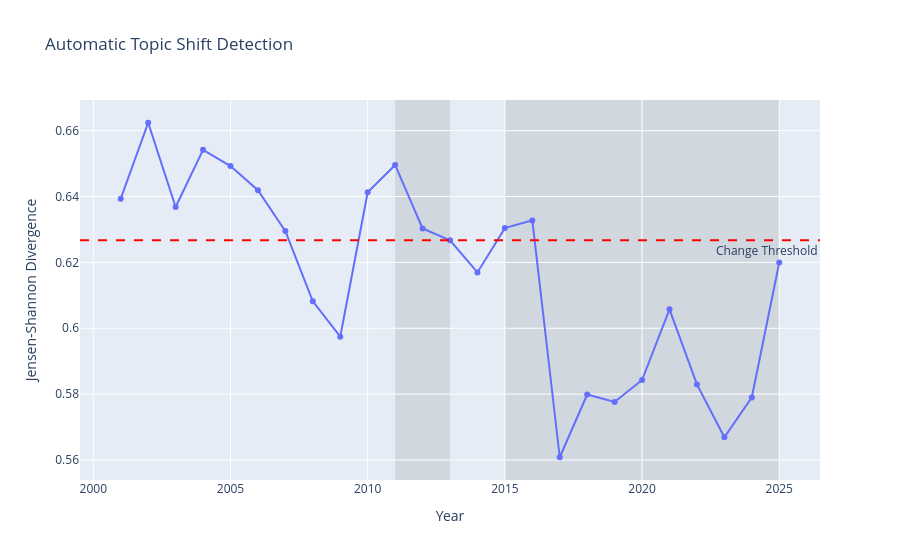

The notebook cell saved with this chart:
### Code cell
import plotly.express as px
import pandas as pd

# Prepare divergence data in a DataFrame
div_df = pd.DataFrame({
    'Year': valid_years[1:],  # Divergences correspond to year changes starting from the second valid year
    'Divergence': divergences
})

# Create a line plot for term distribution divergences over years with markers
fig = px.line(div_df, x='Year', y='Divergence',
              title='Automatic Topic Shift Detection',
              markers=True)

# Add a horizontal line for the divergence threshold
fig.add_hline(y=threshold, line_dash="dash", line_color="red",
              annotation_text="Change Threshold", annotation_position="bottom right")

# Create vertical spans for each detected window using layout shapes
shapes = []
for window in windows:
    shapes.append({
        'type': 'rect',
        'xref': 'x',
        'yref': 'paper',
        'x0': window['start'],
        'x1': window['end'],
        'y0': 0,
        'y1': 1,
        'fillcolor': 'gray',
        'opacity': 0.2,
        'layer': 'below',
        'line': {'width': 0},
    })

fig.update_layout(
    shapes=shapes,
    xaxis_title='Year',
    yaxis_title='Jensen-Shannon Divergence'
)

fig.show()

### Figure 1 — Plotly figure (JSON) as saved in the notebook; plotly's stock layout.template omitted (floating-point values rounded to 4 significant figures)
{"data": [{"hovertemplate": "Year=%{x}<br>Divergence=%{y}<extra></extra>", "legendgroup": "", "line": {"color": "#636efa", "dash": "solid"}, "marker": {"symbol": "circle"}, "mode": "lines+markers", "name": "", "orientation": "v", "showlegend": false, "type": "scatter", "x": [2001, 2002, 2003, 2004, 2005, 2006, 2007, 2008, 2009, 2010, 2011, 2012, 2013, 2014, 2015, 2016, 2017, 2018, 2019, 2020, 2021, 2022, 2023, 2024, 2025], "xaxis": "x", "y": [0.6393, 0.6624, 0.6368, 0.6542, 0.6492, 0.6419, 0.6295, 0.6082, 0.5974, 0.6413, 0.6496, 0.6303, 0.6267, 0.617, 0.6304, 0.6328, 0.5608, 0.5799, 0.5776, 0.5843, 0.6058, 0.583, 0.5669, 0.579, 0.62], "yaxis": "y"}], "layout": {"annotations": [{"showarrow": false, "text": "Change Threshold", "x": 1, "xanchor": "right", "xref": "x domain", "y": 0.6267, "yanchor": "top", "yref": "y"}], "legend": {"tracegroupgap": 0}, "shapes": [{"line": {"color": "red", "dash": "dash"}, "type": "line", "x0": 0, "x1": 1, "xref": "x domain", "y0": 0.6267, "y1": 0.6267, "yref": "y"}, {"fillcolor": "gray", "layer": "below", "line": {"width": 0}, "opacity": 0.2, "type": "rect", "x0": 2011, "x1": 2013, "xref": "x", "y0": 0, "y1": 1, "yref": "paper"}, {"fillcolor": "gray", "layer": "below", "line": {"width": 0}, "opacity": 0.2, "type": "rect", "x0": 2015, "x1": 2025, "xref": "x", "y0": 0, "y1": 1, "yref": "paper"}], "title": {"text": "Automatic Topic Shift Detection"}, "xaxis": {"anchor": "y", "domain": [0, 1], "title": {"text": "Year"}}, "yaxis": {"anchor": "x", "domain": [0, 1], "title": {"text": "Jensen-Shannon Divergence"}}}}
